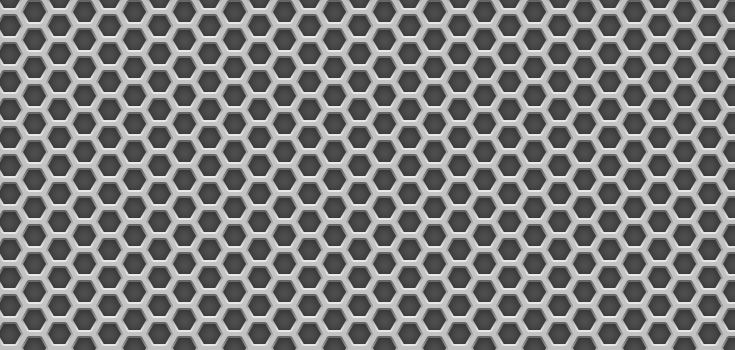
#> input picture TP2/metalgrid.jpg, 735 x 350 px
$ jupyter execute TP2.ipynb   (shell and % lines are left out)
#> lines starting #> are read from the running program, lines starting #| are printed output that depends on the picture
## TP2

Para la imagen suministrada “metal grid ”. Implementar un algoritmo
1. Calcule los gradientes en la imagen (dirección y módulo)
2. Muestre imágenes de ángulo y módulo
3. Marque con color las direcciones de gradientes más altos

[cell 1]
#Si queremos que las imágenes sean mostradas en una ventana emergente quitar el inline

# OpenCV-Python utiliza NumPy para el manejo de imágenes
import numpy as np
# cv2 es el módulo python para acceder a OpenCV
import cv2 as cv
# Usamos las poderosas herramientas de graficación de matplotlib para mostrar imágenes, perfiles, histogramas, etc
import matplotlib.pyplot as plt

[cell 2]
# Imagen original
img = cv.imread('metalgrid.jpg')
#> img is the input picture: shape (350, 735, 3); min 38, max 250, mean 125.4

img_gray = cv.cvtColor(img, cv.COLOR_BGR2GRAY)

print(img.shape)
#| (350, 735, 3)
fig = plt.figure(figsize=(15,5))
plt.imshow(img, cmap = 'gray', vmin=0, vmax=255)
plt.show()

[cell 3]
# angulos con maximo gradiente
blur = cv.GaussianBlur(img_gray,(5,5),0)

sobelx_64 = cv.Sobel(blur,cv.CV_64F,1,0, ksize=3)
absx_64 = np.absolute(sobelx_64)
sobelx_8u1 = absx_64/absx_64.max()*255
sobelx_8u = np.uint8(sobelx_8u1)

# De igual modo para Sobely
sobely_64 = cv.Sobel(blur,cv.CV_64F,0,1,ksize=3)
absy_64 = np.absolute(sobely_64)
sobely_8u1 = absy_64/absy_64.max()*255
sobely_8u = np.uint8(sobely_8u1)

# De los gradiente calculamos Magnitud y lo pasamos a 8-bit (Opcional)
mag = np.hypot(sobelx_8u, sobely_8u)
mag = mag/mag.max()*255
mag = np.uint8(mag)

# Encontramos la Dirección y la pasamos a grados
theta = np.arctan2(sobely_64, sobelx_64)
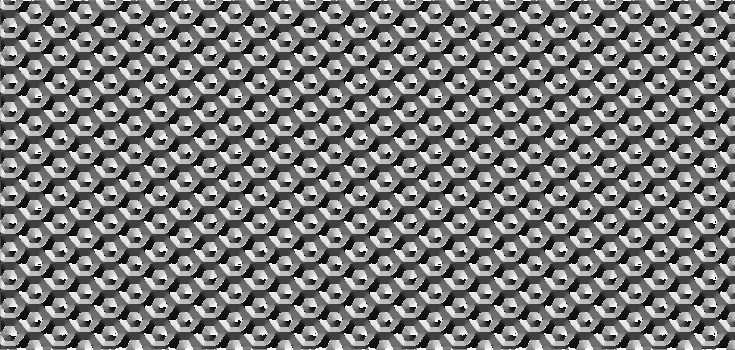
#> theta: shape (350, 735) float64; min -3.14, max 3.14, mean -0.104; drawn with min black and max white
angle = np.rad2deg(theta)

mask_mag_max = (mag>=np.percentile(mag, 80))
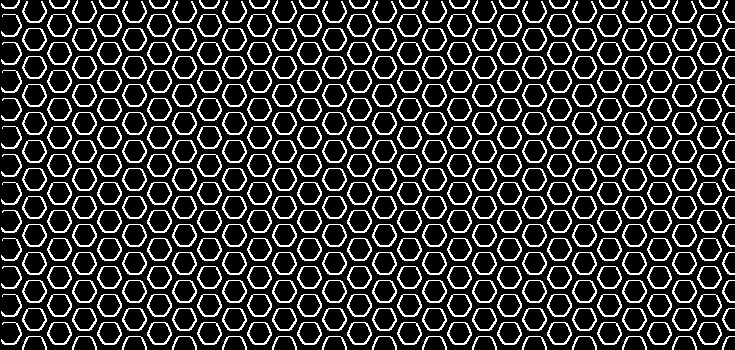
#> mask_mag_max: shape (350, 735) bool; 20% white in thin lines or dots

fig = plt.figure(figsize=(15,5))
plt.imshow(mag * mask_mag_max, cmap = 'gray', vmin=0, vmax=255)
plt.show()
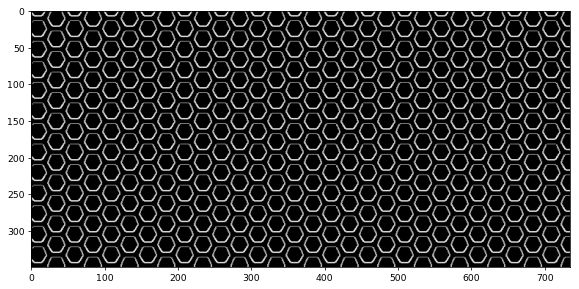
#> figure drawn by matplotlib, 1 panel

y = angle * mask_mag_max
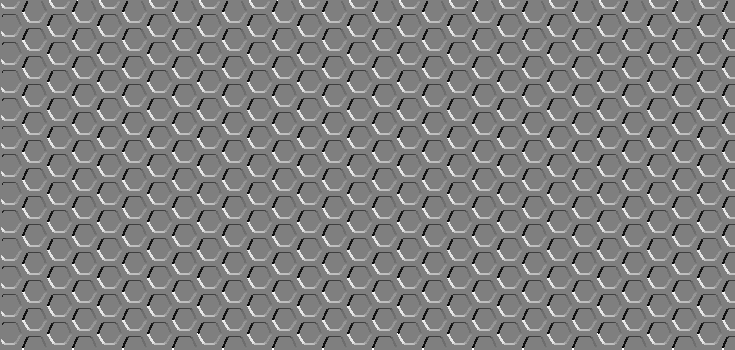
#> y: shape (350, 735) float64; min -179.5, max 180, mean 1.6; drawn with min black and max white
np.unique(y.astype(np.int32))
#> Out = 193 values from -179 to 180

[cell 4]
def paintBorderMaxGradient(img_paint, img, ang, channel, percentil=95):
    blur = cv.GaussianBlur(img,(5,5),0)

    # Aplicamos Sobelx en 'float32' y luego convertimos de nuevo a 8-bit para evitar overflow
    sobelx_64 = cv.Sobel(blur,cv.CV_64F,1,0, ksize=3)
    absx_64 = np.absolute(sobelx_64)
    sobelx_8u1 = absx_64/absx_64.max()*255
    sobelx_8u = np.uint8(sobelx_8u1)

    # De igual modo para Sobely
    sobely_64 = cv.Sobel(blur,cv.CV_64F,0,1,ksize=3)
    absy_64 = np.absolute(sobely_64)
    sobely_8u1 = absy_64/absy_64.max()*255
    sobely_8u = np.uint8(sobely_8u1)

    # De los gradiente calculamos Magnitud y lo pasamos a 8-bit (Opcional)
    mag = np.hypot(sobelx_8u, sobely_8u)
    mag = mag/mag.max()*255
    mag = np.uint8(mag)

    # Encontramos la Dirección y la pasamos a grados
    theta = np.arctan2(sobely_64, sobelx_64)
    angle = np.rad2deg(theta)


    mask_mag_max = (mag>=np.percentile(mag, percentil))

    mask_angle = ((angle>ang-10) * (angle<ang+10))
    mask_mod = mask_mag_max * mask_angle

    img_paint[:,:,channel] = img_paint[:,:,channel] + (np.ones(img_paint.shape[:2])*mask_mod)*255

[cell 5]
angles_list = [-25, 25, 90, -90, 145, -145]
channel_list = [0, 0, 1, 1, 2, 2]
img_new = np.zeros(img.shape, dtype=np.uint8)

for ang,ch in zip(angles_list, channel_list):
    paintBorderMaxGradient(img_new, img_gray, ang, ch, percentil=80)
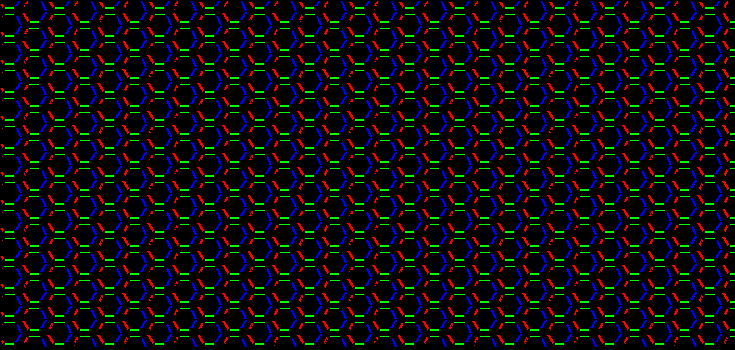
#> img_new: shape (350, 735, 3); mean of channels 0, 1, 2 14.3, 10, 12.3; drawn as B, G, R

# merge with imagen original
img_merge = cv.addWeighted(img, 0.5, img_new, 1, 0)


fig = plt.figure(figsize=(20,7))
plt.imshow(cv.cvtColor(img_merge, cv.COLOR_BGR2RGB))
plt.show()

[cell 6]
img = cv.imread('tela2.jpg')
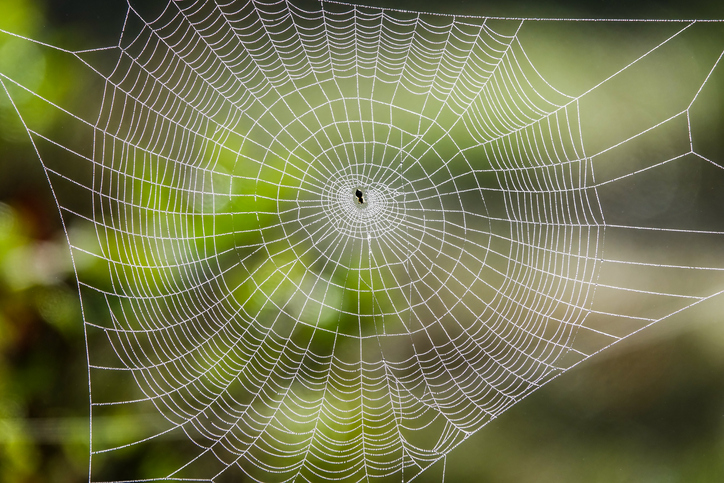
#> input picture TP2/tela2.jpg, 724 x 483 px
#> img is the input picture: shape (483, 724, 3); mean B, G, R 77.3, 118.2, 115.2

img_gray = cv.cvtColor(img, cv.COLOR_BGR2GRAY)
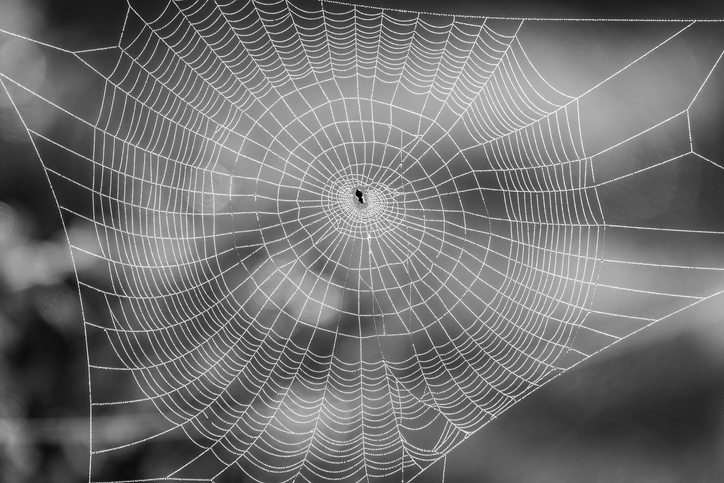
#> img_gray: shape (483, 724); min 0, max 255, mean 112.6

print(img.shape)
#| (483, 724, 3)
fig = plt.figure(figsize=(15,5))
plt.imshow(img, cmap = 'gray', vmin=0, vmax=255)
plt.show()

[cell 7]
angles_list = [-25, 25, 90, -90, 145, -145, 0, -45, 45]
channel_list = [0, 0, 1, 1, 2, 2, 0, 2, 2]
img_new = np.zeros(img.shape, dtype=np.uint8)

for ang,ch in zip(angles_list, channel_list):
    paintBorderMaxGradient(img_new, img_gray, ang, ch, percentil=80)
#> this loop made 9 passes
#> pass 1, in paintBorderMaxGradient (call 7), `sobelx_64 = cv.Sobel(blur,cv.CV_64F,1,0, ksize=3)`:
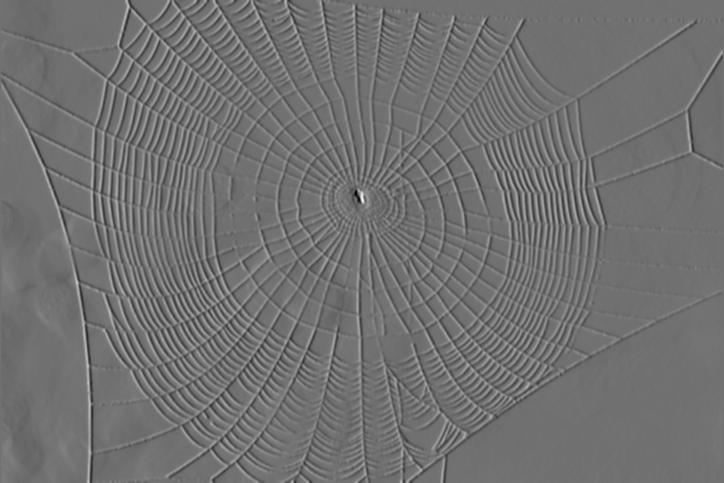
#> sobelx_64: shape (483, 724) float64; min -370, max 463, mean -0.1; drawn with min black and max white
#> after the loop:
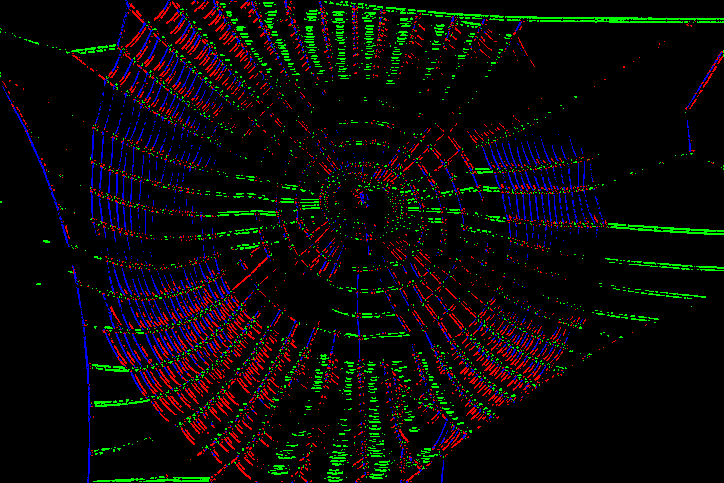
#> img_new: shape (483, 724, 3); mean of channels 0, 1, 2 6.7, 8.8, 9.9; drawn as B, G, R

# merge with imagen original
img_merge = cv.addWeighted(img, 0.5, img_new, 1, 0)
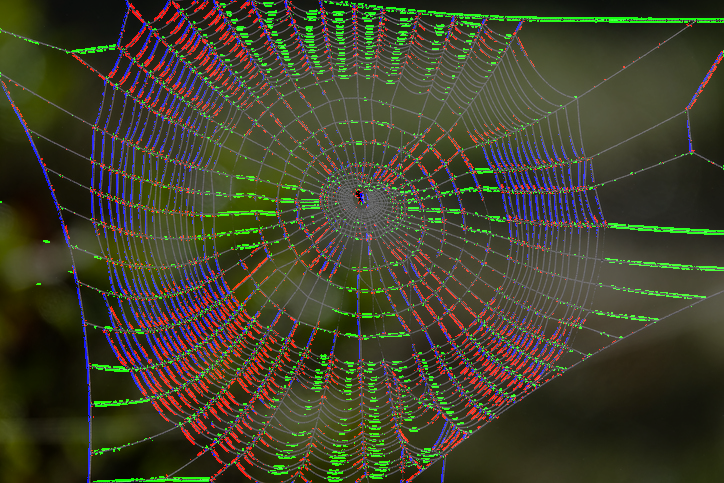
#> img_merge: shape (483, 724, 3); mean B, G, R 44.4, 65.9, 65.5


fig = plt.figure(figsize=(20,7))
plt.imshow(cv.cvtColor(img_merge, cv.COLOR_BGR2RGB))
plt.show()
